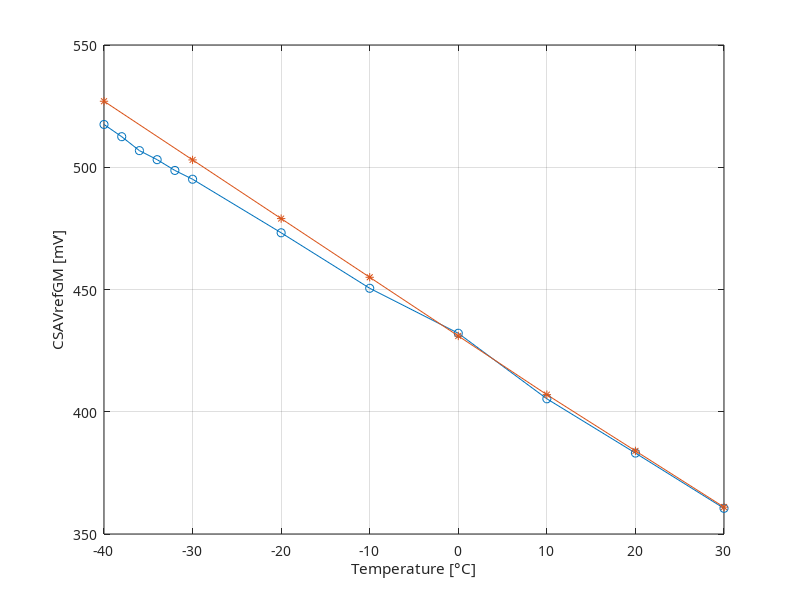

Reproduce this figure in MATLAB. (Note: this script raises an error after producing the figure.)
%% CSAVREFGM [mV] during testing vs temperature (H = 0, RRR = 011)

clear; clc;
fontsize = 12;
CSAVREFGM_011 = flip([360.5 383.1 405.3 432.1 450.5 473.2 495.1 498.7 503.1 506.8 512.5 517.5]); % measured with H=0 during testing
CSAVREFGM_sim = [527, 503, 479, 455, 431, 407, 384, 361]; % simulated
X_temp = [-40 -38 -36 -34 -32 -30 -20 -10 0 10 20 30];
X_sim = [-40 -30 -20 -10 0 10 20 30];

f = figure('visible','off');

plot(X_temp, CSAVREFGM_011, '-o', X_sim, CSAVREFGM_sim, '-*')
%title("CSAVrefGM vs Temperature (H = 0, RRR = 011)");
xlabel('Temperature [°C]');
ylabel('CSAVrefGM [mV]');
set(gcf, 'Color', 'w');
set(gca,'fontname','Computer Modern') 
grid on

ax = gca; 
ax.XAxis.FontSize = fontsize; 
ax.YAxis.FontSize = fontsize; 

legend('CSAVrefGM (measured)', 'CSAVrefGM (simulated)', 'Location','northeast');
savefig('fig/csavrefgm_temperature_0011.fig')
exportgraphics(gcf,'pdf/csavrefgm_temperature_0011.pdf','ContentType','vector');


%% CSAVREFGM [mV] during testing vs temperature (H = 0, RRR = 111)

CSAVREFGM_111 = flip([370.9 392.0 413.8 436.3 458.4 480.6 504.3 507.5 512.0 513.4 520.9 525.8]); % measured with H=0 during testing
CSAVREFGM_sim = [527, 503, 479, 455, 431, 407, 384, 361]; % simulated
X_temp = [-40 -38 -36 -34 -32 -30 -20 -10 0 10 20 30];
X_sim = [-40 -30 -20 -10 0 10 20 30];

f = figure('visible','on');

plot(X_temp, CSAVREFGM_111, '-o', X_sim, CSAVREFGM_sim, '-*')
%title("CSAVrefGM vs Temperature (H = 0, RRR = 111)");
xlabel('Temperature [°C]');
ylabel('CSAVrefGM [mV]');
set(gcf, 'Color', 'w');
set(gca,'fontname','Computer Modern') 
grid on

ax = gca; 
ax.XAxis.FontSize = fontsize; 
ax.YAxis.FontSize = fontsize; 

legend('CSAVrefGM (measured)', 'CSAVrefGM (simulated)', 'Location','northeast');
savefig('fig/csavrefgm_temperature_0111.fig')
exportgraphics(gcf,'pdf/csavrefgm_temperature_0111.pdf','ContentType','vector');


%% CSAVREFGM [HRRR = 0011] vs CSAVREFGM [HRRR = 0111] vs simulation

f = figure('visible','off');

plot(X_temp, CSAVREFGM_011, '-o', X_temp, CSAVREFGM_111, '-o', X_sim, CSAVREFGM_sim, '-*')
%title("CSAVrefGM");
xlabel('Temperature [°C]');
ylabel('CSAVrefGM [mV]');
set(gcf, 'Color', 'w');
set(gca,'fontname','Computer Modern') 
grid on
legend('HRRR = $(0011)_2$', 'HRRR = $(0111)_{2}$', 'Simulated HRRR = $(0011)_{2}$', 'Location','northeast','Interpreter','latex');
savefig('fig/csavrefgm_RRR_011_111.fig')
exportgraphics(gcf,'pdf/csavrefgm_RRR_011_111.pdf','ContentType','vector')


%% CSAVREFGM [mV] during testing vs RRR bits configuration @ -40°C (H=0)

clear; clc;
fontsize = 12;
CSAVREFGM_H0 = [510.1 512.3 515.1 517.4 519.8 521.8 524.0 525.9]; % measured at -40°C with H=0
X = [1:1:8];

f = figure('visible','off');

plot(X, CSAVREFGM_H0, '-o')
%title("CSAVrefGM vs RRR bits configuration @ -40°C (bit H = 0)");
xticklabels({'000', '001', '010', '011', '100', '101', '110', '111'})
xlabel('RRR bits');
ylabel('CSAVrefGM [mV]');
set(gcf, 'Color', 'w');
set(gca,'fontname','Computer Modern') 
grid on

ax = gca; 
ax.XAxis.FontSize = fontsize; 
ax.YAxis.FontSize = fontsize; 

savefig('fig/csavrefgm_RRR_-40C_H0.fig')
exportgraphics(gcf,'pdf/csavrefgm_RRR_-40C_H0.pdf','ContentType','vector');


%% CSAVREFGM [mV] during testing vs RRR bits configuration @ -40°C (H=1)

CSAVREFGM_H1 = [540.3 541.6 543.3 544.5 545.8 547.1 548.7 549.9]; % measured at -40°C with H=1

f = figure('visible','off');

plot(X, CSAVREFGM_H1, '-o')
%title("CSAVrefGM vs RRR bits configuration @ -40°C (bit H = 0)");
xticklabels({'000', '001', '010', '011', '100', '101', '110', '111'})
xlabel('RRR bits');
ylabel('CSAVrefGM [mV]');
set(gcf, 'Color', 'w');
set(gca,'fontname','Computer Modern') 
grid on

ax = gca; 
ax.XAxis.FontSize = fontsize; 
ax.YAxis.FontSize = fontsize; 

savefig('fig/csavrefgm_RRR_-40C_H1.fig')
exportgraphics(gcf,'pdf/csavrefgm_RRR_-40C_H1.pdf','ContentType','vector');


%% CSAVREFGM [mV] vs RRR bits @ -40°C (H=0 vs H=1)

f = figure('visible','off');

plot(X, CSAVREFGM_H0, '-o', X, CSAVREFGM_H1, '-o')
%title("CSAVrefGM vs RRR bits configuration @ -40°C");
xticklabels({'000', '001', '010', '011', '100', '101', '110', '111'})
xlabel('RRR bits');
ylabel('CSAVrefGM [mV]');
set(gcf, 'Color', 'w');
set(gca,'fontname','Computer Modern') 
grid on

ax = gca; 
ax.XAxis.FontSize = fontsize; 
ax.YAxis.FontSize = fontsize; 

legend('H = 0', 'H = 1','Location','southeast')
savefig('fig/csavrefgm_RRR_-40C_H0H1.fig')
exportgraphics(gcf,'pdf/csavrefgm_RRR_-40C_H0H1.pdf','ContentType','vector');
